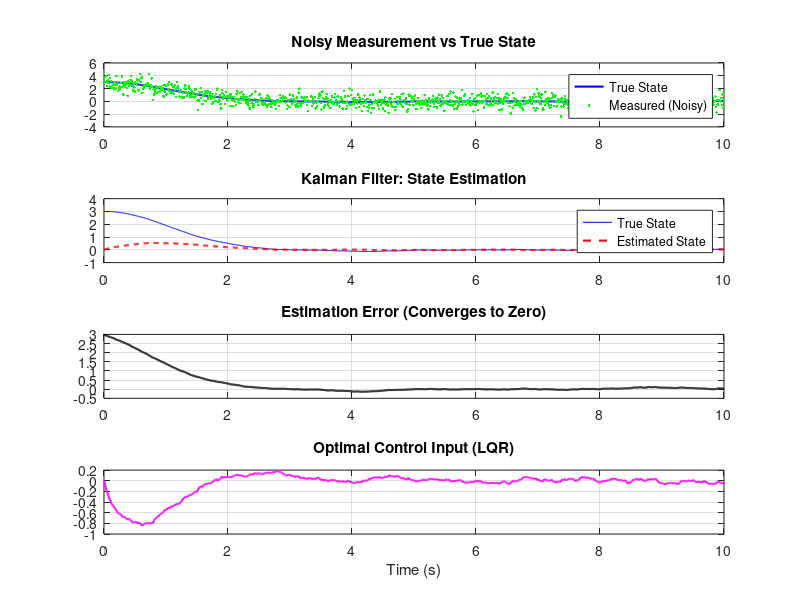

MATLAB code for this plot: (Note: this script raises an error after producing the figure.)
clear; clc; close all;


A = [0 1;
    -1 -1.5];
B = [0;1];
C = [1 0];

Q = [10 0; 0 1];
R = 0.5;
K = lqr(A,B,Q,R);

%%KALMAN FILTER
W = 0.2*eye(2);   % Process noise
V = 0.5;          % Measurement noise

L = lqe(A,eye(2),C,W,V);

%SIMULATION 
dt = 0.01;
t = 0:dt:10;

x = [3; 0];        % True state
x_hat = [0; 0];    % Estimated state

for i = 1:length(t)
    
    % Noise
    w = sqrt(0.2)*randn(2,1);
    v = sqrt(0.5)*randn;
    
    % Measurement
    y = C*x + v;
    
    % Control (uses estimated state)
    u = -K*x_hat;
    
    % True system
    x_dot = A*x + B*u + w;
    x = x + x_dot*dt;
    
    % Estimator
    xhat_dot = A*x_hat + B*u + L*(y - C*x_hat);
    x_hat = x_hat + xhat_dot*dt;
    
    % Store
    X(:,i) = x;
    Xhat(:,i) = x_hat;
    Y(i) = y;
    U(i) = u;
end
figure;

%  Noisy Measurement vs True State
subplot(4,1,1);
plot(t, X(1,:), 'b', 'LineWidth',1.5); hold on;
plot(t, Y, 'g.');
title('Noisy Measurement vs True State');
legend('True State','Measured (Noisy)');
grid on;

% Estimation Performance
subplot(4,1,2);
plot(t, X(1,:), 'b', t, Xhat(1,:), 'r--','LineWidth',1.5);
title('Kalman Filter: State Estimation');
legend('True State','Estimated State');
grid on;

%  Estimation Error
subplot(4,1,3);
plot(t, X(1,:) - Xhat(1,:), 'k','LineWidth',1.5);
title('Estimation Error (Converges to Zero)');
grid on;

% Control Effort
subplot(4,1,4);
plot(t, U, 'm','LineWidth',1.5);
title('Optimal Control Input (LQR)');
xlabel('Time (s)');
grid on;

sgtitle('LQG Controller: Key Characteristics Visualization');
